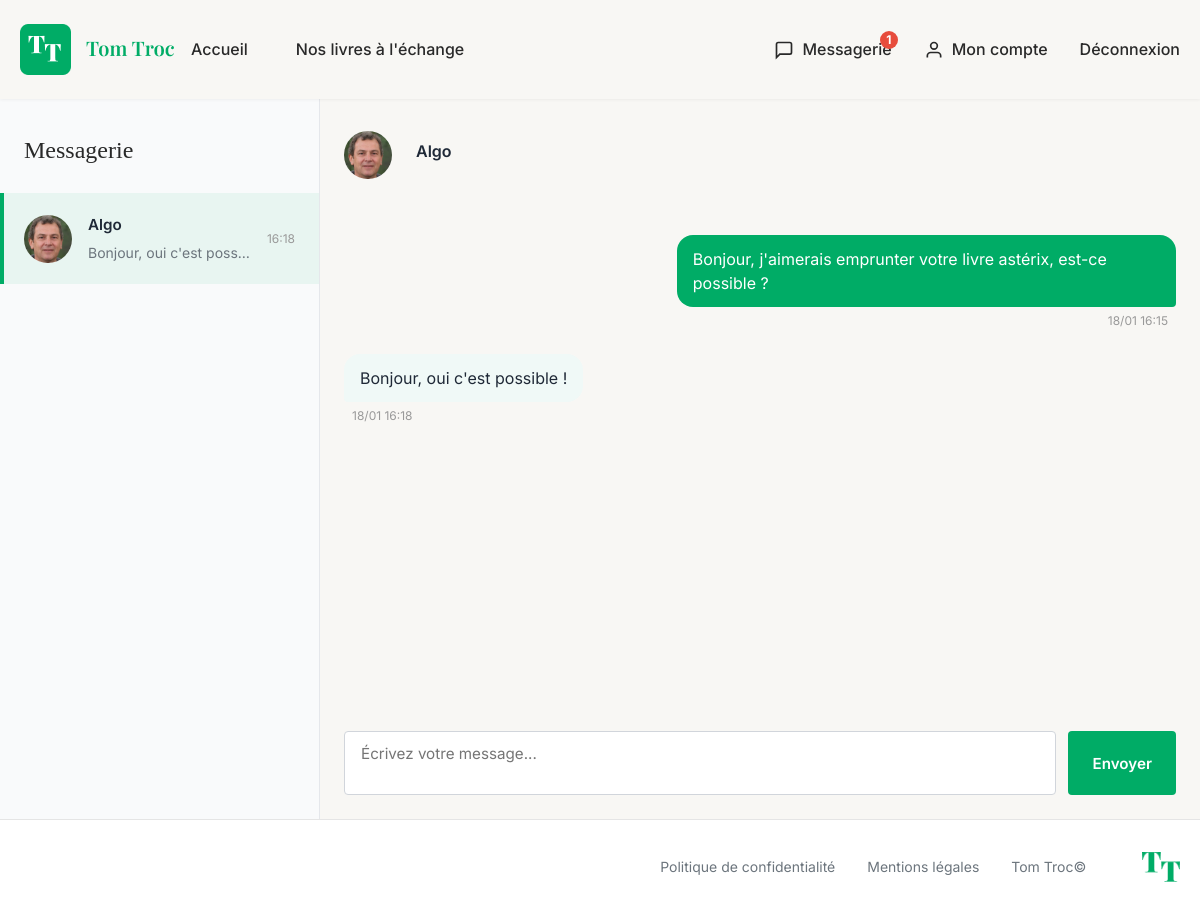
Page /index.php/messages (signed in) on the committed database.
### tables this page shows
CREATE TABLE `messages` (
  `id` int(11) NOT NULL,
  `sender_id` int(11) NOT NULL,
  `receiver_id` int(11) NOT NULL,
  `content` text NOT NULL,
  `is_read` tinyint(1) DEFAULT 0,
  `created_at` datetime DEFAULT current_timestamp()
);

CREATE TABLE `users` (
  `id` int(11) NOT NULL,
  `firstname` varchar(100) NOT NULL,
  `lastname` varchar(100) NOT NULL,
  `pseudo` varchar(50) DEFAULT NULL,
  `email` varchar(255) NOT NULL,
  `password` varchar(255) NOT NULL,
  `avatar` varchar(255) DEFAULT NULL,
  `bio` text DEFAULT NULL,
  `created_at` datetime DEFAULT current_timestamp()
);

### app/core/Controller.php (called while the page is built, shortened)
<?php
class Controller
{
    protected function generateCsrfToken(): string
    {
        return $_SESSION['csrf_token'];
    }
    protected function render(string $view, array $data = []): void
    {
        $data['csrf_token'] = $this->generateCsrfToken();
        extract($data);
        require __DIR__ . '/../views/' . $view . '.php';
        require __DIR__ . '/../views/layout.php';
    }
}

### app/controllers/MessageController.php (called while the page is built, shortened)
<?php
class MessageController extends Controller
{
    public function index(): void
    {
        $messageModel = new Message();
        $userModel = new User();
        $messages = $messageModel->findUserMessages($_SESSION['user_id']);
        $selectedConversation = [];
        $selectedUser = null;
        if (!empty($messages)) {
            $firstMessage = reset($messages);
            $otherUserId = $firstMessage['other_user_id'];
            $messageModel->markAsRead($_SESSION['user_id'], (int)$otherUserId);
            $selectedConversation = $messageModel->findConversation($_SESSION['user_id'], (int)$otherUserId);
            $selectedUser = $userModel->findById((int)$otherUserId);
        }
        $this->render('messages/index', [
            'messages' => $messages,
            'selectedConversation' => $selectedConversation,
            'selectedUser' => $selectedUser
        ]);
    }
}

### public/index.php (called while the page is built, shortened)
<?php
require '../config/start.php';
$router = new Router();
$router->addRoute('GET', '', 'HomeController', 'index');
$router->addRoute('GET', 'login', 'AuthController', 'login');
$router->addRoute('POST', 'login', 'AuthController', 'login');
$router->addRoute('GET', 'register', 'AuthController', 'register');
$router->addRoute('POST', 'register', 'AuthController', 'register');
$router->addRoute('GET', 'logout', 'AuthController', 'logout');
$router->addRoute('GET', 'books', 'BookController', 'index');
$router->addRoute('GET', 'books/show', 'BookController', 'show');
$router->addRoute('GET', 'books/create', 'BookController', 'create');
$router->addRoute('POST', 'books/create', 'BookController', 'create');
$router->addRoute('GET', 'books/edit', 'BookController', 'edit');
$router->addRoute('POST', 'books/edit', 'BookController', 'edit');
$router->addRoute('GET', 'my-books', 'BookController', 'myBooks');
$router->addRoute('GET', 'books/search', 'BookController', 'search');
$router->addRoute('GET', 'books/delete', 'BookController', 'delete');
$router->addRoute('GET', 'books/toggle-status', 'BookController', 'toggleStatus');
$router->addRoute('GET', 'profil', 'ProfilController', 'index');
$router->addRoute('GET', 'profil/edit', 'ProfilController', 'edit');
$router->addRoute('POST', 'profil/edit', 'ProfilController', 'edit');
$router->addRoute('GET', 'user', 'ProfilController', 'publicProfile');
$router->addRoute('GET', 'messages', 'MessageController', 'index');
$router->addRoute('GET', 'messages/conversation', 'MessageController', 'conversation');
$router->addRoute('POST', 'messages/send', 'MessageController', 'send');
$router->addRoute('GET', 'messages/delete', 'MessageController', 'delete');
$router->addRoute('GET', 'messages/poll', 'MessageController', 'poll');
$router->addRoute('POST', 'messages/save-preference', 'MessageController', 'savePreference');
$requestUri = $_SERVER['REQUEST_URI'];
$scriptName = $_SERVER['SCRIPT_NAME'];
$baseUri = str_replace('/public/index.php', '', $scriptName);
$uri = str_replace($baseUri, '', $requestUri);
$uri = trim($uri, '/');
$router->dispatch($_SERVER['REQUEST_METHOD'], $uri);

### config/start.php (called while the page is built, shortened)
<?php
spl_autoload_register(function ($class) {
    $path = str_replace('\\', '/', $class);
    $baseDir = __DIR__ . '/../';
    $namespaceMap = [
        'Controllers' => 'app/controllers/',
        'Models' => 'app/models/',
        'Core' => 'app/core/',
        'Config' => 'config/',
    ];
    foreach ($namespaceMap as $namespace => $dir) {
        if (strpos($path, $namespace) === 0) {
            $relativePath = str_replace($namespace . '/', '', $path);
            $file = $baseDir . $dir . $relativePath . '.php';
            break;
        }
    }
});

### config/Database.php (called while the page is built, shortened)
<?php
class Database
{
    private static ?Database $instance = null;
    private PDO $pdo;
    private function __construct()
    {
        try {
            $this->pdo = new PDO(
                "mysql:host=" . Config::DB_HOST . ";dbname=" . Config::DB_NAME . ";charset=utf8mb4",
                Config::DB_USER,
                Config::DB_PASSWORD
            );
            $this->pdo->setAttribute(PDO::ATTR_ERRMODE, PDO::ERRMODE_EXCEPTION);
            $this->pdo->setAttribute(PDO::ATTR_DEFAULT_FETCH_MODE, PDO::FETCH_ASSOC);
        } catch (PDOException $exception) {
            throw new PDOException("Erreur de connexion : " . $exception->getMessage());
        }
    }
    public static function getInstance(): Database
    {
        if (self::$instance === null) {
            self::$instance = new Database();
        }
        return self::$instance;
    }
    public function getConnection(): PDO
    {
        return $this->pdo;
    }
}

### app/core/Model.php (called while the page is built, shortened)
<?php
class Model
{
    public function __construct()
    {
        $this->pdo = Database::getInstance()->getConnection();
    }
}

### app/models/Message.php (called while the page is built, shortened)
<?php
class Message extends Model
{
    public function findConversation(int $userId1, int $userId2): array
    {
        $stmt = $this->pdo->prepare("SELECT messages.*, u1.firstname as sender_firstname, u1.lastname as sender_lastname, u2.firstname as receiver_firstname, u2.lastname as receiver_lastname FROM messages JOIN users u1 ON messages.sender_id = u1.id JOIN users u2 ON messages.receiver_id = u2.id WHERE (sender_id = ? AND receiver_id = ?) OR (sender_id = ? AND receiver_id = ?) ORDER BY created_at ASC");
        $stmt->execute([$userId1, $userId2, $userId2, $userId1]);
        return $stmt->fetchAll();
    }
    public function findUserMessages(int $userId): array
    {
        $stmt = $this->pdo->prepare("
            SELECT
                m.id,
                m.sender_id,
                m.receiver_id,
                m.content,
                m.created_at,
                m.is_read,
                u.firstname,
                u.lastname,
                u.pseudo,
                u.avatar,
                CASE WHEN m.sender_id = ? THEN m.receiver_id ELSE m.sender_id END as other_user_id,
                (SELECT COUNT(*) FROM messages
                 WHERE receiver_id = ?
                 AND sender_id = CASE WHEN m.sender_id = ? THEN m.sender_id ELSE m.receiver_id END
                 AND is_read = 0
                 AND content != '[MESSAGE_SUPPRIME]') as unread_count
            FROM messages m
            JOIN users u ON (CASE WHEN m.sender_id = ? THEN m.receiver_id ELSE m.sender_id END) = u.id
            WHERE m.id IN (
                SELECT MAX(id) FROM messages
                WHERE (sender_id = ? OR receiver_id = ?)
                GROUP BY LEAST(sender_id, receiver_id), GREATEST(sender_id, receiver_id)
            )
            ORDER BY m.created_at DESC
        ");
        $stmt->execute([$userId, $userId, $userId, $userId, $userId, $userId]);
        return $stmt->fetchAll();
    }
}

### app/models/User.php (called while the page is built, shortened)
<?php
class User extends Model
{
    public function findById(int $id): ?array
    {
        $stmt = $this->pdo->prepare("SELECT * FROM users WHERE id = ?");
        $stmt->execute([$id]);
        $user = $stmt->fetch();
        return $user ?: null;
    }
}

### app/views/messages/index.php (the view, shortened to what this page needs)
<div class="messagerie-wrapper">
    <?php if (!empty($messages)) : ?>
        <div class="messaging-container">
        <div class="conversations-list">
                <div class="conversations-list-header">
                    <h2>Messagerie</h2>
                </div>
                <?php $firstConversation = reset($messages); ?>
                <?php foreach ($messages as $message) : ?>
                    <a href="#" class="conversation-item <?php echo ($message['unread_count'] > 0) ? 'has-unread' : ''; ?>" data-user-id="<?php echo htmlspecialchars($message['other_user_id'], ENT_QUOTES, 'UTF-8'); ?>">
                        <div class="conversation-avatar">
                            <?php if (isset($message['avatar']) && $message['avatar']) : ?>
                                <img src="<?php echo BASE_URL; ?>/<?php echo htmlspecialchars($message['avatar'], ENT_QUOTES, 'UTF-8'); ?>" alt="Avatar">
                            <?php else : ?>
                                <div class="avatar-placeholder">
                                    <?php echo strtoupper(substr($message['firstname'] ?? 'U', 0, 1)); ?>
                                </div>
                            <?php endif; ?>
                        </div>
                        <div class="conversation-info">
                            <div class="conversation-name">
                                <?php echo htmlspecialchars($message['pseudo'], ENT_QUOTES, 'UTF-8'); ?>
                            </div>
                            <div class="conversation-preview">
                                <?php echo htmlspecialchars(substr($message['content'], 0, 50), ENT_QUOTES, 'UTF-8'); ?>
                            </div>
                        </div>
                        <div class="conversation-meta">
                            <div class="conversation-time">
                                <?php echo date('H:i', strtotime($message['created_at'])); ?>
                            </div>
                        </div>
                    </a>
                <?php endforeach; ?>
            </div>
            <div class="chat-pane" id="chatPane">
                <?php if (!empty($selectedConversation)) : ?>
                    <div class="conversation-header">
                        <div class="conversation-header-info">
                            <div class="conversation-header-details">
                                <div class="conversation-avatar">
                                    <?php if (isset($selectedUser['avatar']) && $selectedUser['avatar']) : ?>
                                        <img src="<?php echo BASE_URL; ?>/<?php echo htmlspecialchars($selectedUser['avatar'], ENT_QUOTES, 'UTF-8'); ?>" alt="Avatar">
                                    <?php else : ?>
                                        <div class="avatar-placeholder">
                                            <?php echo strtoupper(substr($selectedUser['firstname'] ?? 'U', 0, 1)); ?>
                                        </div>
                                    <?php endif; ?>
                                </div>
                                <h1 class="conversation-header-name"><?php echo htmlspecialchars($selectedUser['pseudo'], ENT_QUOTES, 'UTF-8'); ?></h1>
                            </div>
                        </div>
                    </div>
                    <div class="chat-messages" id="chatMessages" data-user-id="<?php echo htmlspecialchars($selectedUser['id'], ENT_QUOTES, 'UTF-8'); ?>" data-last-message-id="<?php echo htmlspecialchars(end($selectedConversation)['id'] ?? 0, ENT_QUOTES, 'UTF-8'); ?>">
                        <?php foreach ($selectedConversation as $message) : ?>
                            <div class="message <?php echo $message['sender_id'] == $_SESSION['user_id'] ? 'sent' : 'received'; ?>" data-message-id="<?php echo htmlspecialchars($message['id'], ENT_QUOTES, 'UTF-8'); ?>">
                                <div class="message-bubble">
                                    <?php if ($message['content'] === '[MESSAGE_SUPPRIME]') : ?>
                                        <em class="deleted-message">Ce message a été supprimé</em>
                                    <?php else : ?>
                                        <div class="message-content">
                                            <?php echo nl2br(htmlspecialchars($message['content'], ENT_QUOTES, 'UTF-8')); ?>
                                        </div>
                                    <?php endif; ?>
                                    <div class="message-time">
                                        <?php echo date('d/m H:i', strtotime($message['created_at'])); ?>
                                    </div>
                                </div>
                            </div>
                        <?php endforeach; ?>
                    </div>
                    <div class="chat-input-area">
                        <form action="<?php echo BASE_URL; ?>/messages/send" method="post" class="message-form" id="messageForm">
                            <div class="input-wrapper">
                                <textarea
                                    id="message-content"
                                    name="content"
                                    class="message-input"
                                    placeholder="Écrivez votre message..."
                                    required
                                ></textarea>
                                <button type="submit" class="btn-send">Envoyer</button>
                            </div>
                        </form>
                    </div>
                <?php endif; ?>
            </div>
        </div>
    <?php endif; ?>
</div>

### rows in the picture
messages: pseudo "Algo", content "Bonjour, oui c'est poss…", created_at "16:18", content "Bonjour, oui c'est possible !", created_at "18/01 16:18"
users: avatar (picture), pseudo "Algo"
messages: content "Bonjour, j'aimerais emprunter votre livre astérix, est-ce possible ?", created_at "18/01 16:15"

### other values in the picture
$unreadCount "1"
